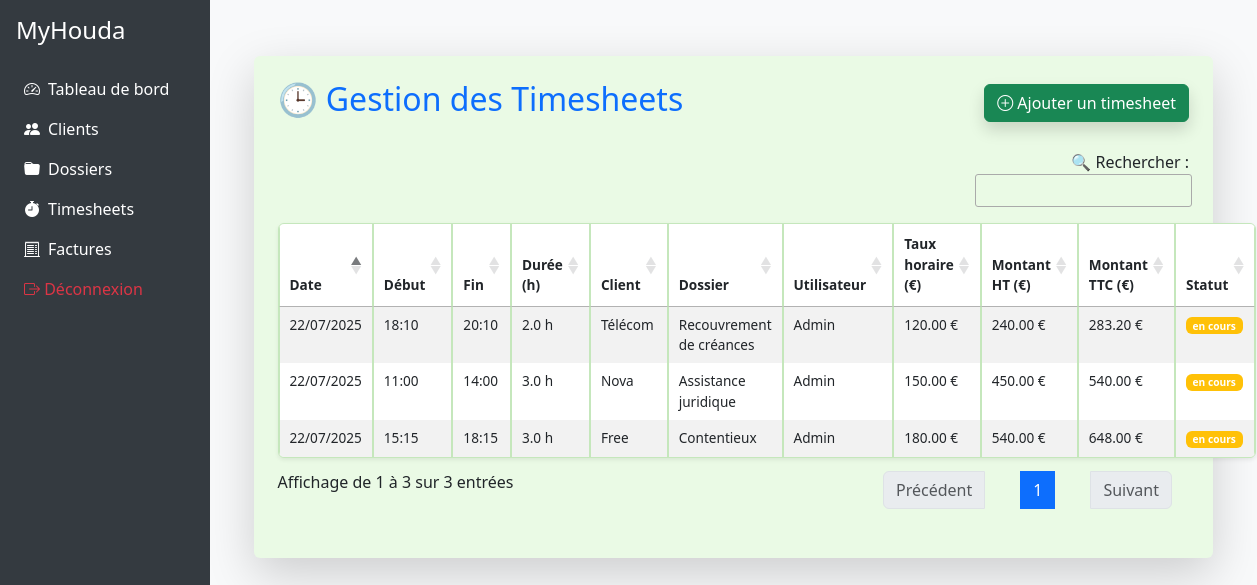
The app's page /timesheets (signed in) with its own data.
### app/models.py (models this page shows, shortened)
class Timesheet(db.Model):
    id = db.Column(db.Integer, primary_key=True)
    date = db.Column(db.Date, default=datetime.utcnow)
    supprimé = db.Column(Boolean, default=False)  # Pour garder l’historique intact
    heure_debut = db.Column(db.Time, nullable=False)
    heure_fin = db.Column(db.Time, nullable=False)
    duree_heures = db.Column(db.Float)  # à calculer automatiquement
    description = db.Column(db.Text)
    statut = db.Column(db.String(50))  # en cours, facturée...
    taux_horaire = db.Column(db.Float, nullable=True)
    tva_applicable = db.Column(db.Boolean, default=True)  # True = oui, False = non
    montant_ht = db.Column(db.Float)
    montant_ttc = db.Column(db.Float)
    dossier_id = db.Column(db.Integer, db.ForeignKey('dossier.id'), nullable=False)
    user_id = db.Column(db.Integer, db.ForeignKey('users.id'), nullable=True)
    dossier = db.relationship("Dossier", back_populates="timesheets")
    user = db.relationship("User", backref="timesheets")
    facture_id = db.Column(db.Integer, db.ForeignKey('facture.id'), nullable=True)
    facture = db.relationship('Facture', back_populates='timesheets')

class Client(db.Model):
    id = db.Column(db.Integer, primary_key=True)
    societe = db.Column(db.String(100))
    email = db.Column(db.String(120))
    telephone = db.Column(db.String(20))
    adresse = db.Column(db.String(255))
    dossiers = db.relationship('Dossier', backref='client', lazy=True)
    supprimé = db.Column(db.Boolean, default=False)

class Dossier(db.Model):
    id = db.Column(db.Integer, primary_key=True)
    nom = db.Column(db.String(100), nullable=False)
    description = db.Column(db.Text, nullable=True)
    date_ouverture = db.Column(db.Date, nullable=False)
    procedure = db.Column(db.String(50), nullable=False)
    statut = db.Column(db.String(50), nullable=False)
    supprimé = db.Column(db.Boolean, default=False)
    client_id = db.Column(db.Integer, db.ForeignKey('client.id'), nullable=False)
    timesheets = db.relationship("Timesheet", back_populates="dossier")
    factures = db.relationship('Facture', backref='dossier', lazy=True)

class User(UserMixin, db.Model): # <-- Héritez de UserMixin
    __tablename__ = 'users'
    id = db.Column(db.Integer, primary_key=True)
    nom = db.Column(db.String(100))
    role = db.Column(db.String(50))
    email = db.Column(db.String(120), unique=True, nullable=False)
    password_hash = db.Column(db.String(256), nullable=False)

### app/routes.py (the view, shortened to what this page needs)
@app.route('/timesheets', methods=['GET', 'POST'])
@login_required
def timesheets():
    form = TimesheetForm()
    form.dossier_id.choices = [(d.id, d.nom) for d in Dossier.query.all()]
    if current_user.role in ['admin', 'associé']:
        timesheets = Timesheet.query.all()
    else:
        timesheets = Timesheet.query.filter_by(user_id=current_user.id).all()
    delete_form = DeleteForm()
    return render_template('timesheets.html', form=form, timesheets=timesheets, delete_form=delete_form)

### app/forms.py
class TimesheetForm(FlaskForm):
    date = DateField('Date', format='%Y-%m-%d', validators=[DataRequired()])
    heure_debut = TimeField('Heure de début', format='%H:%M', validators=[DataRequired()])
    heure_fin = TimeField('Heure de fin', format='%H:%M', validators=[DataRequired()])
    description = TextAreaField('Description de la tâche', validators=[DataRequired()])
    dossier_id = SelectField("Dossier", choices=[], coerce=int, validators=[DataRequired()])
    statut = SelectField('Statut', choices=[('en cours', 'En cours'), ('facturée', 'Facturée')], validators=[DataRequired()])
    taux_horaire = DecimalField("Taux horaire (€)", validators=[DataRequired(), NumberRange(min=0)], places=2)
    tva_applicable = SelectField('TVA applicable ?', choices=[('oui', 'Oui'), ('non', 'Non')], default='oui')
    submit = SubmitField('Enregistrer')

class DeleteForm(FlaskForm):
    submit = SubmitField("Supprimer")

### app/__init__.py (called while the page is built)
@login_manager.user_loader
def load_user(user_id):
    return User.query.get(int(user_id))

### app/templates/timesheets.html (shortened to what this page needs)
{% extends "base.html" %}
{% block content %}
<div class="container mt-4">
    <div class="container py-4 px-4 rounded shadow-lg" style="background-color: #eafae5;">
        <div class="d-flex justify-content-between align-items-center mb-4">
            <h2 class="text-primary">🕒 Gestion des Timesheets</h2>
            <button class="btn btn-success shadow" data-bs-toggle="modal" data-bs-target="#ajoutTimesheetModal">
                <i class="bi bi-plus-circle"></i> Ajouter un timesheet
            </button>
        </div>
    <table id="timesheetsTable"
       class="table table-striped table-bordered table-hover table-responsive shadow-sm rounded w-100 overflow-hidden"
       style="background-color: #eafae5; border: 1px solid #c5e7bc;">
        <thead style="background-color: #c5e7bc; color: #000;">
            <tr>
                <th>Date</th>
                <th>Début</th>
                <th>Fin</th>
                <th>Durée (h)</th>
                <th>Client</th>
                <th>Dossier</th>
                <th>Utilisateur</th>
                <th>Taux horaire (€)</th>
                <th>Montant HT (€)</th>
                <th>Montant TTC (€)</th>
                <th>Statut</th>
            </tr>
        </thead>
        <tbody>
        {% for ts in timesheets %}
            <tr class="ts-row" ondblclick="showTimesheetDetail(this)"
                data-id="{{ ts.id }}"
                data-client="{{ ts.dossier.client.societe }}"
                data-dossier="{{ ts.dossier.nom }}"
                data-user="{{ ts.user.nom }}"
                data-date="{{ ts.date.strftime('%d/%m/%Y') }}"
                data-heure_debut="{{ ts.heure_debut.strftime('%H:%M') }}"
                data-heure_fin="{{ ts.heure_fin.strftime('%H:%M') }}"
                data-description="{{ ts.description }}"
                data-statut="{{ ts.statut }}"
                data-taux_horaire="{{ "{:,.2f}".format(ts.taux_horaire) }}"
                data-montant_ht="{{ "{:,.2f}".format(ts.montant_ht) }}"
                data-montant_ttc="{{ "{:,.2f}".format(ts.montant_ttc) }}"
                data-tva_applicable="{{ 'oui' if ts.tva_applicable else 'non' }}"
                data-duree_heures="{{ ts.duree_heures }}">
                <td>{{ ts.date.strftime('%d/%m/%Y') }}</td>
                <td>{{ ts.heure_debut.strftime('%H:%M') }}</td>
                <td>{{ ts.heure_fin.strftime('%H:%M') }}</td>
                <td>{{ ts.duree_heures }} h</td>
                <td>{{ ts.dossier.client.societe }}</td>
                <td>{{ ts.dossier.nom }}</td>
                <td>{{ ts.user.nom if ts.user else '—' }}</td>
                <td>{{ "{:,.2f}".format(ts.taux_horaire) }} €</td>
                <td>{{ "{:,.2f}".format(ts.montant_ht) }} €</td>
                <td>{{ "{:,.2f}".format(ts.montant_ttc) }} €</td>
                <td>
                    <span class="badge {% if ts.statut.lower().strip() == 'facturé' %}bg-success{% elif ts.statut.lower().strip() == 'en cours' %}bg-warning{% elif ts.statut.lower().strip() == 'brouillon' %}bg-info{% else %}bg-secondary{% endif %}">
                        {{ ts.statut }}
                    </span>
                </td>
            </tr>
        {% endfor %}
        </tbody>
    </table>
</div>
{% endblock %}

### app/templates/base.html (style rules this page uses)
body { background-color: #f8f9fa; }
#timesheetsTable, #timesheetsTable th, #timesheetsTable td { font-size: 0.85rem !important; }

### records on screen
Timesheet: date "22/07/2025", heure_debut "18:10", heure_fin "20:10", duree_heures "2.0", dossier.client.societe "Télécom", dossier.nom "Recouvrement de créances", user "Admin", taux_horaire "120.00", montant_ht "240.00", montant_ttc "283.20", statut "en cours"
Timesheet: date "22/07/2025", heure_debut "11:00", heure_fin "14:00", duree_heures "3.0", dossier.client.societe "Nova", dossier.nom "Assistance juridique", user "Admin", taux_horaire "150.00", montant_ht "450.00", montant_ttc "540.00", statut "en cours"
Timesheet: date "22/07/2025", heure_debut "15:15", heure_fin "18:15", duree_heures "3.0", dossier.client.societe "Free", dossier.nom "Contentieux", user "Admin", taux_horaire "180.00", montant_ht "540.00", montant_ttc "648.00", statut "en cours"
